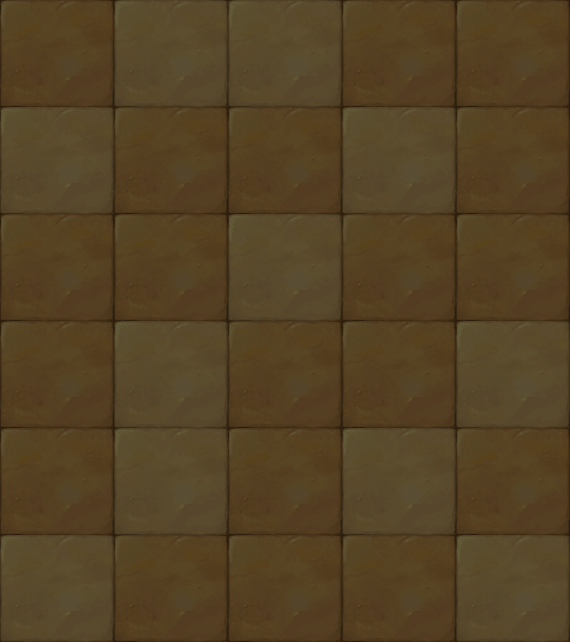

Below is a game level as drawn by its tile map, then a one-line description and the .tmx that defines it (tile-layer data replaced by summaries):
An orthogonal 5x6 tile map with 114x107 px tiles, 1 tile layer (块层 1).

<map version="1.0" orientation="orthogonal" width="5" height="6" tilewidth="114" tileheight="107">
 <tileset firstgid="1" name="map003" tilewidth="114" tileheight="107">
  <image source="map007.png" width="228" height="107" />
 </tileset>
 <layer name="块层 1" width="5" height="6">
  <data>[30 cells, 30 non-empty, 2 distinct tile ids]</data>
 </layer>
</map>
